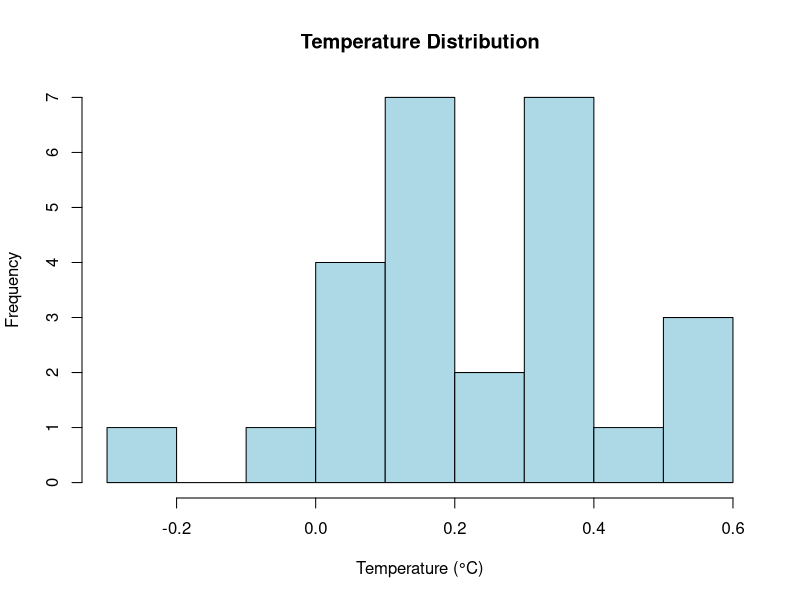
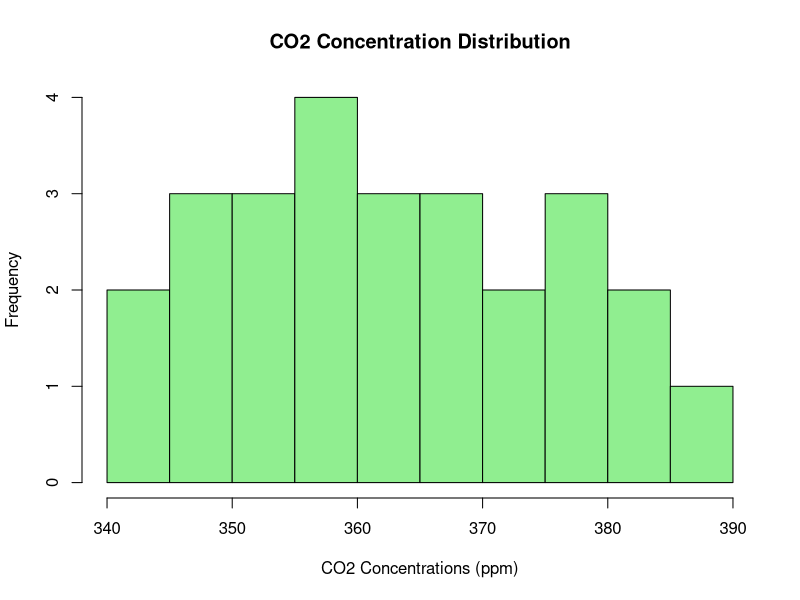
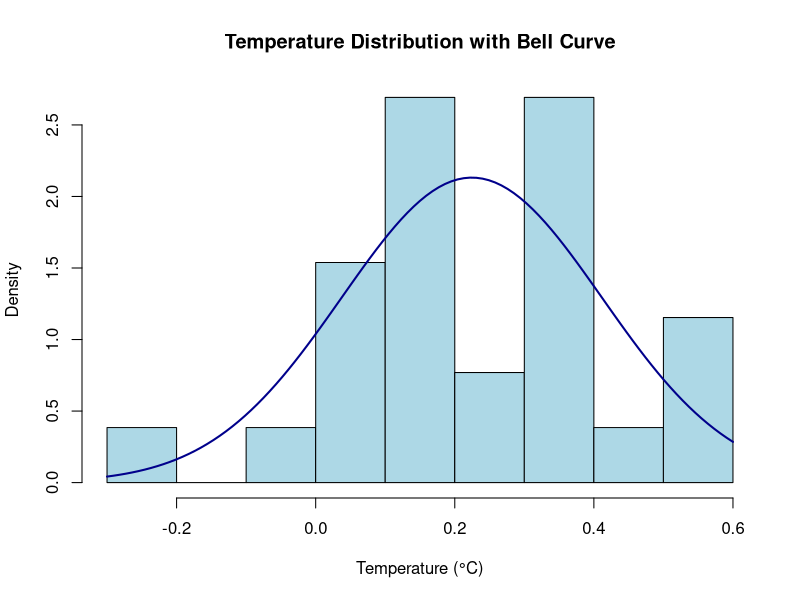
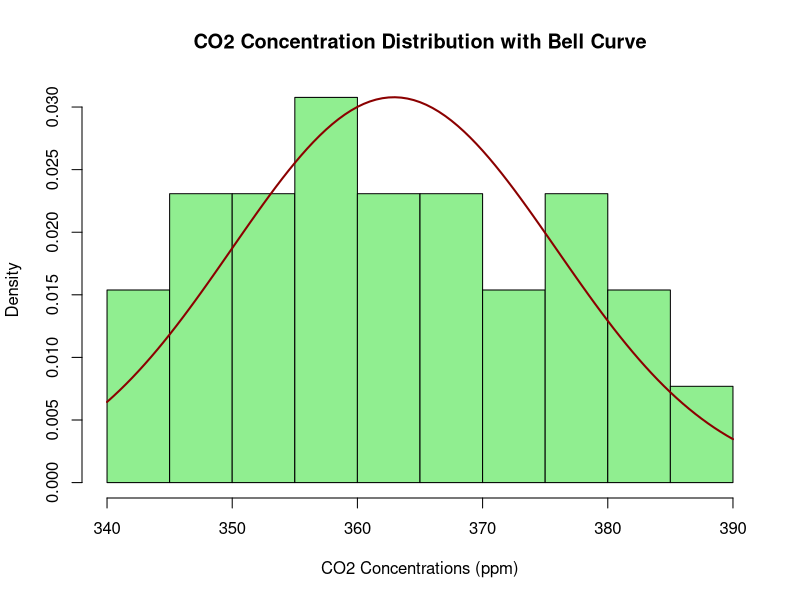

Source code (R) for these figures, in order:
# Load necessary library
library(readr) # If you are using CSV files
library(dplyr) # For data manipulation (optional, but useful)

# Read the dataset
carbon_segment <- read.csv("carbon-segment.csv")

# Display the first few rows of the dataset to confirm it's loaded correctly
head(carbon_segment)

# Summary of the dataset for a quick overview
summary(carbon_segment)

# View the full dataset in RStudio (opens in a new tab)
View(carbon_segment)

# Calculate mean and median for Temp and CO2
temp_mean <- mean(carbon_segment$Temp, na.rm = TRUE)
print(temp_mean)
temp_median <- median(carbon_segment$Temp, na.rm = TRUE)
print(temp_median)
co2_mean <- mean(carbon_segment$CO2, na.rm = TRUE)
co2_median <- median(carbon_segment$CO2, na.rm = TRUE)

# Display results
cat("Temperature (°C):\n")
cat("Mean:", temp_mean, "\nMedian:", temp_median, "\n\n")

cat("CO₂ Concentrations (ppm):\n")
cat("Mean:", co2_mean, "\nMedian:", co2_median, "\n")

# Define a function to calculate mode
calculate_mode <- function(x) {
  uniq_vals <- unique(x)
  uniq_vals[which.max(tabulate(match(x, uniq_vals)))]
}

#Calculating Modes
# Calculate and display the modes for Temp and CO2
temp_mode <- calculate_mode(carbon_segment$Temp)
co2_mode <- calculate_mode(carbon_segment$CO2)

cat("Mode of Temperature (°C):", temp_mode, "\n")
cat("Mode of CO₂ Concentrations (ppm):", co2_mode, "\n")


#Inspecting the Distribution
# Save Temperature histogram as a PNG file
png("temperature_histogram.png", width = 800, height = 600) # Set file name and resolution
hist(
  carbon_segment$Temp,
  main = "Temperature Distribution",
  xlab = "Temperature (°C)",
  col = "lightblue",
  border = "black",
  breaks = 10
)
dev.off() # Close the PNG device

# Save CO2 histogram as a PNG file
png("co2_histogram.png", width = 800, height = 600) # Set file name and resolution
hist(
  carbon_segment$CO2,
  main = "CO2 Concentration Distribution",
  xlab = "CO2 Concentrations (ppm)",
  col = "lightgreen",
  border = "black",
  breaks = 10
)
dev.off() # Close the PNG device

# Inspecting the Distribution with Bell Curve Overlay
# Save Temperature histogram as a PNG file with a bell-shaped curve
png("temperature_histogram_with_bell_curve.png", width = 800, height = 600) # Set file name and resolution
hist(
  carbon_segment$Temp,
  main = "Temperature Distribution with Bell Curve",
  xlab = "Temperature (°C)",
  col = "lightblue",
  border = "black",
  breaks = 10,
  freq = FALSE # Set to FALSE to plot density instead of frequency
)
curve(
  dnorm(x, mean = mean(carbon_segment$Temp, na.rm = TRUE), sd = sd(carbon_segment$Temp, na.rm = TRUE)),
  col = "darkblue",
  lwd = 2,
  add = TRUE
) # Add the normal distribution curve
dev.off() # Close the PNG device

# Save CO2 histogram as a PNG file with a bell-shaped curve
png("co2_histogram_with_bell_curve.png", width = 800, height = 600) # Set file name and resolution
hist(
  carbon_segment$CO2,
  main = "CO2 Concentration Distribution with Bell Curve",
  xlab = "CO2 Concentrations (ppm)",
  col = "lightgreen",
  border = "black",
  breaks = 10,
  freq = FALSE # Set to FALSE to plot density instead of frequency
)
curve(
  dnorm(x, mean = mean(carbon_segment$CO2, na.rm = TRUE), sd = sd(carbon_segment$CO2, na.rm = TRUE)),
  col = "darkred",
  lwd = 2,
  add = TRUE
) # Add the normal distribution curve
dev.off() # Close the PNG device
